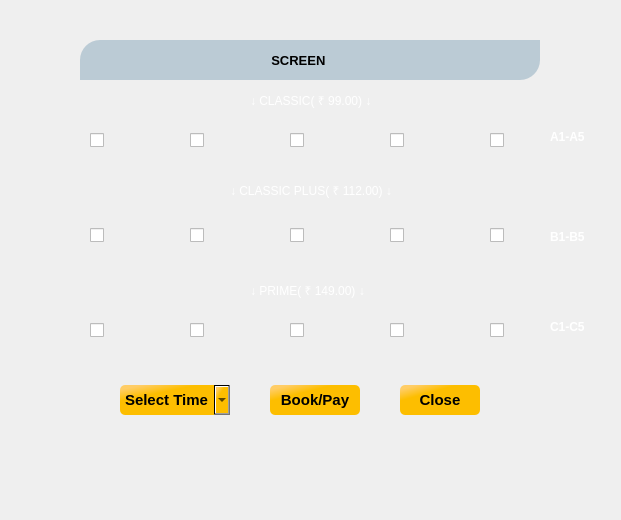
<?xml version="1.0" encoding="UTF-8"?>
<ui version="4.0">
 <class>thirdDialog</class>
 <widget class="QDialog" name="thirdDialog">
  <property name="geometry">
   <rect>
    <x>0</x>
    <y>0</y>
    <width>621</width>
    <height>520</height>
   </rect>
  </property>
  <property name="windowTitle">
   <string>Dialog</string>
  </property>
  <property name="styleSheet">
   <string notr="true">QPushButton#pushButton{
	
	background-color: qlineargradient(spread:pad, x1:0, y1:0, x2:0.438, y2:0.579545, stop:0.176136 rgba(255, 205, 102, 255), stop:0.585227 rgba(253, 190, 0, 255));
color:rgpa(255,255,255,210);
border-radius:5px;
}
QPushButton#pushButton:hover{
	background-color: qlineargradient(spread:pad, x1:0.0832857, y1:0.392, x2:1, y2:1, stop:0.309091 rgba(176, 190, 197,255), stop:0.981061 rgba(246, 186, 156, 255));
	
}
QPushButton#pushButton:pressed{
padding-left:5px;
padding-top:5px;
background-color:rgba(150,123,111,225);
}
QPushButton#pushButton_2{
	
	
	background-color: qlineargradient(spread:pad, x1:0, y1:0, x2:0.438, y2:0.579545, stop:0.176136 rgba(255, 205, 102, 255), stop:0.585227 rgba(253, 190, 0, 255));
color:rgpa(255,255,255,210);
border-radius:5px;
}
QPushButton#pushButton_2:hover{
	background-color: qlineargradient(spread:pad, x1:0.0832857, y1:0.392, x2:1, y2:1, stop:0.309091 rgba(176, 190, 197,255), stop:0.981061 rgba(246, 186, 156, 255));
	
}
QPushButton#pushButton_2:pressed{
padding-left:5px;
padding-top:5px;
background-color:rgba(150,123,111,225);
}</string>
  </property>
  <widget class="QLabel" name="label">
   <property name="geometry">
    <rect>
     <x>20</x>
     <y>20</y>
     <width>580</width>
     <height>480</height>
    </rect>
   </property>
   <property name="styleSheet">
    <string notr="true">border-image: url(:/img/images/img3.png);

border-top-left-radius:50px;
border-bottom-right-radius:50px;</string>
   </property>
   <property name="text">
    <string/>
   </property>
  </widget>
  <widget class="QLabel" name="label_2">
   <property name="geometry">
    <rect>
     <x>80</x>
     <y>40</y>
     <width>460</width>
     <height>40</height>
    </rect>
   </property>
   <property name="font">
    <font>
     <pointsize>10</pointsize>
     <weight>75</weight>
     <bold>true</bold>
    </font>
   </property>
   <property name="styleSheet">
    <string notr="true">background-color: rgb(187, 203, 213);
border-top-left-radius:20px;
border-bottom-right-radius:20px;
</string>
   </property>
   <property name="text">
    <string>                                                     SCREEN</string>
   </property>
  </widget>
  <widget class="QCheckBox" name="A1">
   <property name="geometry">
    <rect>
     <x>90</x>
     <y>115</y>
     <width>50</width>
     <height>50</height>
    </rect>
   </property>
   <property name="font">
    <font>
     <pointsize>8</pointsize>
     <weight>75</weight>
     <bold>true</bold>
    </font>
   </property>
   <property name="styleSheet">
    <string notr="true">border-image: url(:/img/images/3453496.png);
color: rgb(255, 255, 255);</string>
   </property>
   <property name="text">
    <string/>
   </property>
  </widget>
  <widget class="QCheckBox" name="A2">
   <property name="geometry">
    <rect>
     <x>190</x>
     <y>115</y>
     <width>50</width>
     <height>50</height>
    </rect>
   </property>
   <property name="font">
    <font>
     <pointsize>8</pointsize>
     <weight>75</weight>
     <bold>true</bold>
    </font>
   </property>
   <property name="styleSheet">
    <string notr="true">border-image: url(:/img/images/3453496.png);
color: rgb(255, 255, 255);</string>
   </property>
   <property name="text">
    <string/>
   </property>
  </widget>
  <widget class="QCheckBox" name="A3">
   <property name="geometry">
    <rect>
     <x>290</x>
     <y>115</y>
     <width>50</width>
     <height>50</height>
    </rect>
   </property>
   <property name="font">
    <font>
     <weight>75</weight>
     <bold>true</bold>
    </font>
   </property>
   <property name="styleSheet">
    <string notr="true">border-image: url(:/img/images/3453496.png);
color: rgb(255, 255, 255);</string>
   </property>
   <property name="text">
    <string/>
   </property>
  </widget>
  <widget class="QCheckBox" name="B1">
   <property name="geometry">
    <rect>
     <x>90</x>
     <y>210</y>
     <width>50</width>
     <height>50</height>
    </rect>
   </property>
   <property name="styleSheet">
    <string notr="true">border-image: url(:/img/images/3453496.png);</string>
   </property>
   <property name="text">
    <string/>
   </property>
  </widget>
  <widget class="QCheckBox" name="A5">
   <property name="geometry">
    <rect>
     <x>490</x>
     <y>115</y>
     <width>50</width>
     <height>50</height>
    </rect>
   </property>
   <property name="styleSheet">
    <string notr="true">border-image: url(:/img/images/3453496.png);</string>
   </property>
   <property name="text">
    <string/>
   </property>
  </widget>
  <widget class="QCheckBox" name="A4">
   <property name="geometry">
    <rect>
     <x>390</x>
     <y>115</y>
     <width>50</width>
     <height>50</height>
    </rect>
   </property>
   <property name="styleSheet">
    <string notr="true">border-image: url(:/img/images/3453496.png);</string>
   </property>
   <property name="text">
    <string/>
   </property>
  </widget>
  <widget class="QCheckBox" name="B2">
   <property name="geometry">
    <rect>
     <x>190</x>
     <y>210</y>
     <width>50</width>
     <height>50</height>
    </rect>
   </property>
   <property name="styleSheet">
    <string notr="true">border-image: url(:/img/images/3453496.png);</string>
   </property>
   <property name="text">
    <string/>
   </property>
  </widget>
  <widget class="QCheckBox" name="B3">
   <property name="geometry">
    <rect>
     <x>290</x>
     <y>210</y>
     <width>50</width>
     <height>50</height>
    </rect>
   </property>
   <property name="styleSheet">
    <string notr="true">border-image: url(:/img/images/3453496.png);</string>
   </property>
   <property name="text">
    <string/>
   </property>
  </widget>
  <widget class="QCheckBox" name="B4">
   <property name="geometry">
    <rect>
     <x>390</x>
     <y>210</y>
     <width>50</width>
     <height>50</height>
    </rect>
   </property>
   <property name="styleSheet">
    <string notr="true">border-image: url(:/img/images/3453496.png);</string>
   </property>
   <property name="text">
    <string/>
   </property>
  </widget>
  <widget class="QCheckBox" name="B5">
   <property name="geometry">
    <rect>
     <x>490</x>
     <y>210</y>
     <width>50</width>
     <height>50</height>
    </rect>
   </property>
   <property name="styleSheet">
    <string notr="true">border-image: url(:/img/images/3453496.png);</string>
   </property>
   <property name="text">
    <string/>
   </property>
  </widget>
  <widget class="QCheckBox" name="C1">
   <property name="geometry">
    <rect>
     <x>90</x>
     <y>305</y>
     <width>50</width>
     <height>50</height>
    </rect>
   </property>
   <property name="styleSheet">
    <string notr="true">border-image: url(:/img/images/3453496.png);</string>
   </property>
   <property name="text">
    <string/>
   </property>
  </widget>
  <widget class="QCheckBox" name="C2">
   <property name="geometry">
    <rect>
     <x>190</x>
     <y>305</y>
     <width>50</width>
     <height>50</height>
    </rect>
   </property>
   <property name="styleSheet">
    <string notr="true">border-image: url(:/img/images/3453496.png);</string>
   </property>
   <property name="text">
    <string/>
   </property>
  </widget>
  <widget class="QCheckBox" name="C3">
   <property name="geometry">
    <rect>
     <x>290</x>
     <y>305</y>
     <width>50</width>
     <height>50</height>
    </rect>
   </property>
   <property name="styleSheet">
    <string notr="true">border-image: url(:/img/images/3453496.png);</string>
   </property>
   <property name="text">
    <string/>
   </property>
  </widget>
  <widget class="QCheckBox" name="C4">
   <property name="geometry">
    <rect>
     <x>390</x>
     <y>305</y>
     <width>50</width>
     <height>50</height>
    </rect>
   </property>
   <property name="styleSheet">
    <string notr="true">border-image: url(:/img/images/3453496.png);</string>
   </property>
   <property name="text">
    <string/>
   </property>
  </widget>
  <widget class="QCheckBox" name="C5">
   <property name="geometry">
    <rect>
     <x>490</x>
     <y>305</y>
     <width>50</width>
     <height>50</height>
    </rect>
   </property>
   <property name="styleSheet">
    <string notr="true">border-image: url(:/img/images/3453496.png);</string>
   </property>
   <property name="text">
    <string/>
   </property>
  </widget>
  <widget class="QLabel" name="label_3">
   <property name="geometry">
    <rect>
     <x>250</x>
     <y>90</y>
     <width>121</width>
     <height>21</height>
    </rect>
   </property>
   <property name="font">
    <font>
     <family>Arial</family>
     <pointsize>9</pointsize>
    </font>
   </property>
   <property name="styleSheet">
    <string notr="true">color: rgb(255, 255, 255);
border-bottom:0.2px solid rgb(255,255,255);</string>
   </property>
   <property name="text">
    <string>↓ CLASSIC( ₹ 99.00) ↓</string>
   </property>
  </widget>
  <widget class="QLabel" name="label_4">
   <property name="geometry">
    <rect>
     <x>230</x>
     <y>180</y>
     <width>161</width>
     <height>20</height>
    </rect>
   </property>
   <property name="font">
    <font>
     <family>Arial</family>
     <pointsize>9</pointsize>
    </font>
   </property>
   <property name="styleSheet">
    <string notr="true">color: rgb(255, 255, 255);</string>
   </property>
   <property name="text">
    <string>↓ CLASSIC PLUS( ₹ 112.00) ↓</string>
   </property>
  </widget>
  <widget class="QLabel" name="label_5">
   <property name="geometry">
    <rect>
     <x>250</x>
     <y>280</y>
     <width>121</width>
     <height>20</height>
    </rect>
   </property>
   <property name="font">
    <font>
     <family>Arial</family>
     <pointsize>9</pointsize>
    </font>
   </property>
   <property name="styleSheet">
    <string notr="true">color: rgb(255, 255, 255);</string>
   </property>
   <property name="text">
    <string>↓ PRIME( ₹ 149.00) ↓</string>
   </property>
  </widget>
  <widget class="QComboBox" name="time">
   <property name="geometry">
    <rect>
     <x>120</x>
     <y>385</y>
     <width>110</width>
     <height>30</height>
    </rect>
   </property>
   <property name="font">
    <font>
     <pointsize>11</pointsize>
     <weight>75</weight>
     <bold>true</bold>
    </font>
   </property>
   <property name="styleSheet">
    <string notr="true">background-color: qlineargradient(spread:pad, x1:0, y1:0, x2:0.438, y2:0.579545, stop:0.176136 rgba(255, 205, 102, 255), stop:0.585227 rgba(253, 190, 0, 255));
border-radius:5px;</string>
   </property>
   <item>
    <property name="text">
     <string>Select Time</string>
    </property>
   </item>
   <item>
    <property name="text">
     <string>10:00 AM</string>
    </property>
   </item>
   <item>
    <property name="text">
     <string>03:00 PM</string>
    </property>
   </item>
  </widget>
  <widget class="QPushButton" name="pushButton">
   <property name="geometry">
    <rect>
     <x>270</x>
     <y>385</y>
     <width>90</width>
     <height>30</height>
    </rect>
   </property>
   <property name="font">
    <font>
     <pointsize>11</pointsize>
     <weight>75</weight>
     <bold>true</bold>
    </font>
   </property>
   <property name="styleSheet">
    <string notr="true"/>
   </property>
   <property name="text">
    <string>Book/Pay</string>
   </property>
  </widget>
  <widget class="QPushButton" name="pushButton_2">
   <property name="geometry">
    <rect>
     <x>400</x>
     <y>385</y>
     <width>80</width>
     <height>30</height>
    </rect>
   </property>
   <property name="font">
    <font>
     <pointsize>11</pointsize>
     <weight>75</weight>
     <bold>true</bold>
    </font>
   </property>
   <property name="text">
    <string>Close</string>
   </property>
  </widget>
  <widget class="QLabel" name="label_6">
   <property name="geometry">
    <rect>
     <x>550</x>
     <y>130</y>
     <width>47</width>
     <height>13</height>
    </rect>
   </property>
   <property name="font">
    <font>
     <pointsize>9</pointsize>
     <weight>75</weight>
     <bold>true</bold>
    </font>
   </property>
   <property name="styleSheet">
    <string notr="true">color: rgb(255, 255, 255);</string>
   </property>
   <property name="text">
    <string>A1-A5</string>
   </property>
  </widget>
  <widget class="QLabel" name="label_7">
   <property name="geometry">
    <rect>
     <x>550</x>
     <y>230</y>
     <width>47</width>
     <height>13</height>
    </rect>
   </property>
   <property name="font">
    <font>
     <pointsize>9</pointsize>
     <weight>75</weight>
     <bold>true</bold>
    </font>
   </property>
   <property name="styleSheet">
    <string notr="true">color: rgb(255, 255, 255);</string>
   </property>
   <property name="text">
    <string>B1-B5</string>
   </property>
  </widget>
  <widget class="QLabel" name="label_8">
   <property name="geometry">
    <rect>
     <x>550</x>
     <y>320</y>
     <width>47</width>
     <height>13</height>
    </rect>
   </property>
   <property name="font">
    <font>
     <pointsize>9</pointsize>
     <weight>75</weight>
     <bold>true</bold>
    </font>
   </property>
   <property name="styleSheet">
    <string notr="true">color: rgb(255, 255, 255);</string>
   </property>
   <property name="text">
    <string>C1-C5</string>
   </property>
  </widget>
 </widget>
 <resources/>
 <connections/>
</ui>
